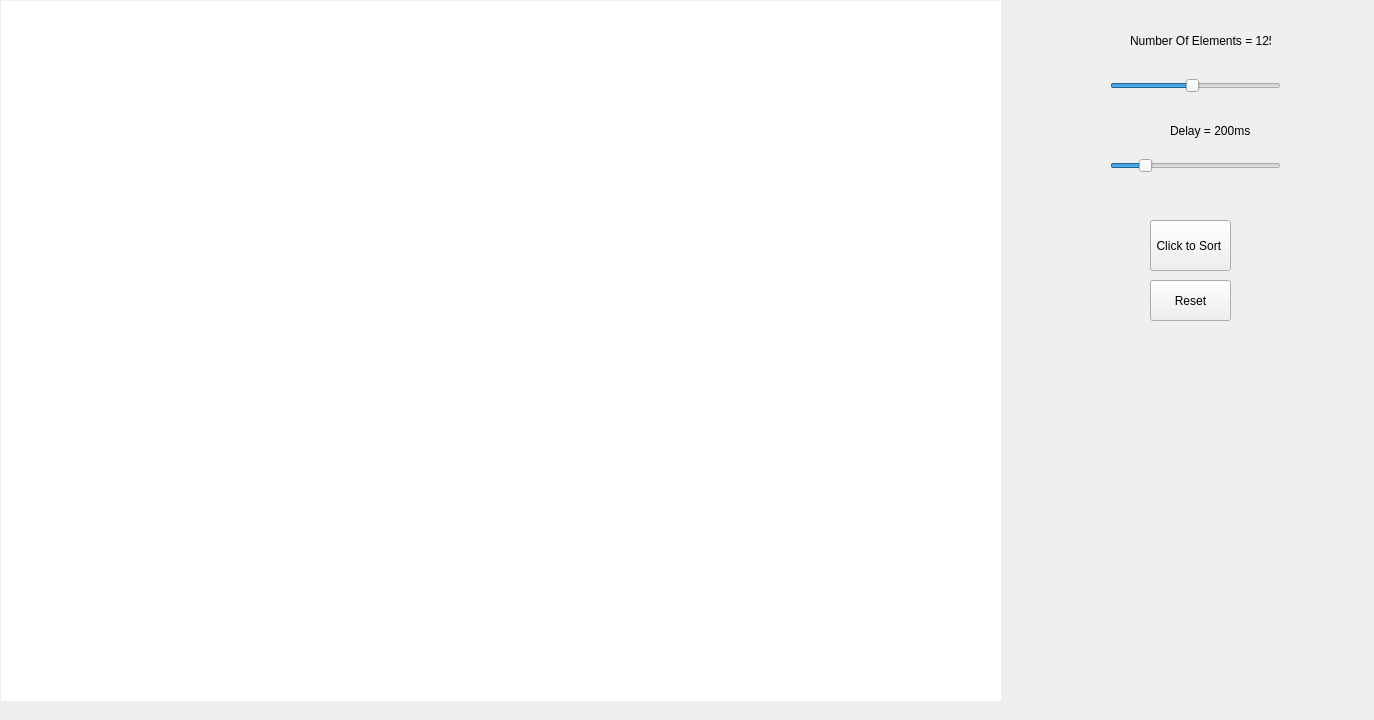
<?xml version="1.0" encoding="UTF-8"?>
<ui version="4.0">
 <class>Widget</class>
 <widget class="QWidget" name="Widget">
  <property name="geometry">
   <rect>
    <x>0</x>
    <y>0</y>
    <width>1374</width>
    <height>720</height>
   </rect>
  </property>
  <property name="windowTitle">
   <string>Widget</string>
  </property>
  <widget class="QGraphicsView" name="visualizingBackground">
   <property name="geometry">
    <rect>
     <x>1</x>
     <y>1</y>
     <width>1000</width>
     <height>700</height>
    </rect>
   </property>
   <property name="minimumSize">
    <size>
     <width>1000</width>
     <height>700</height>
    </size>
   </property>
   <property name="frameShape">
    <enum>QFrame::NoFrame</enum>
   </property>
   <property name="verticalScrollBarPolicy">
    <enum>Qt::ScrollBarAlwaysOff</enum>
   </property>
   <property name="horizontalScrollBarPolicy">
    <enum>Qt::ScrollBarAlwaysOff</enum>
   </property>
  </widget>
  <widget class="QSlider" name="slider">
   <property name="geometry">
    <rect>
     <x>1110</x>
     <y>70</y>
     <width>171</width>
     <height>31</height>
    </rect>
   </property>
   <property name="minimum">
    <number>10</number>
   </property>
   <property name="maximum">
    <number>250</number>
   </property>
   <property name="singleStep">
    <number>10</number>
   </property>
   <property name="pageStep">
    <number>10</number>
   </property>
   <property name="value">
    <number>125</number>
   </property>
   <property name="sliderPosition">
    <number>125</number>
   </property>
   <property name="tracking">
    <bool>true</bool>
   </property>
   <property name="orientation">
    <enum>Qt::Horizontal</enum>
   </property>
   <property name="tickPosition">
    <enum>QSlider::NoTicks</enum>
   </property>
  </widget>
  <widget class="QLabel" name="label">
   <property name="geometry">
    <rect>
     <x>1130</x>
     <y>30</y>
     <width>141</width>
     <height>21</height>
    </rect>
   </property>
   <property name="text">
    <string>Number Of Elements = 125</string>
   </property>
  </widget>
  <widget class="QPushButton" name="pushButton">
   <property name="geometry">
    <rect>
     <x>1150</x>
     <y>220</y>
     <width>81</width>
     <height>51</height>
    </rect>
   </property>
   <property name="text">
    <string>Click to Sort </string>
   </property>
   <property name="flat">
    <bool>false</bool>
   </property>
  </widget>
  <widget class="QPushButton" name="resetButton">
   <property name="geometry">
    <rect>
     <x>1150</x>
     <y>280</y>
     <width>81</width>
     <height>41</height>
    </rect>
   </property>
   <property name="text">
    <string>Reset</string>
   </property>
  </widget>
  <widget class="QLabel" name="delayLabel">
   <property name="geometry">
    <rect>
     <x>1170</x>
     <y>120</y>
     <width>81</width>
     <height>21</height>
    </rect>
   </property>
   <property name="text">
    <string>Delay = 200ms</string>
   </property>
  </widget>
  <widget class="QSlider" name="delaySlider">
   <property name="geometry">
    <rect>
     <x>1110</x>
     <y>150</y>
     <width>171</width>
     <height>31</height>
    </rect>
   </property>
   <property name="minimum">
    <number>25</number>
   </property>
   <property name="maximum">
    <number>1000</number>
   </property>
   <property name="singleStep">
    <number>25</number>
   </property>
   <property name="value">
    <number>200</number>
   </property>
   <property name="orientation">
    <enum>Qt::Horizontal</enum>
   </property>
  </widget>
 </widget>
 <resources/>
 <connections/>
</ui>
